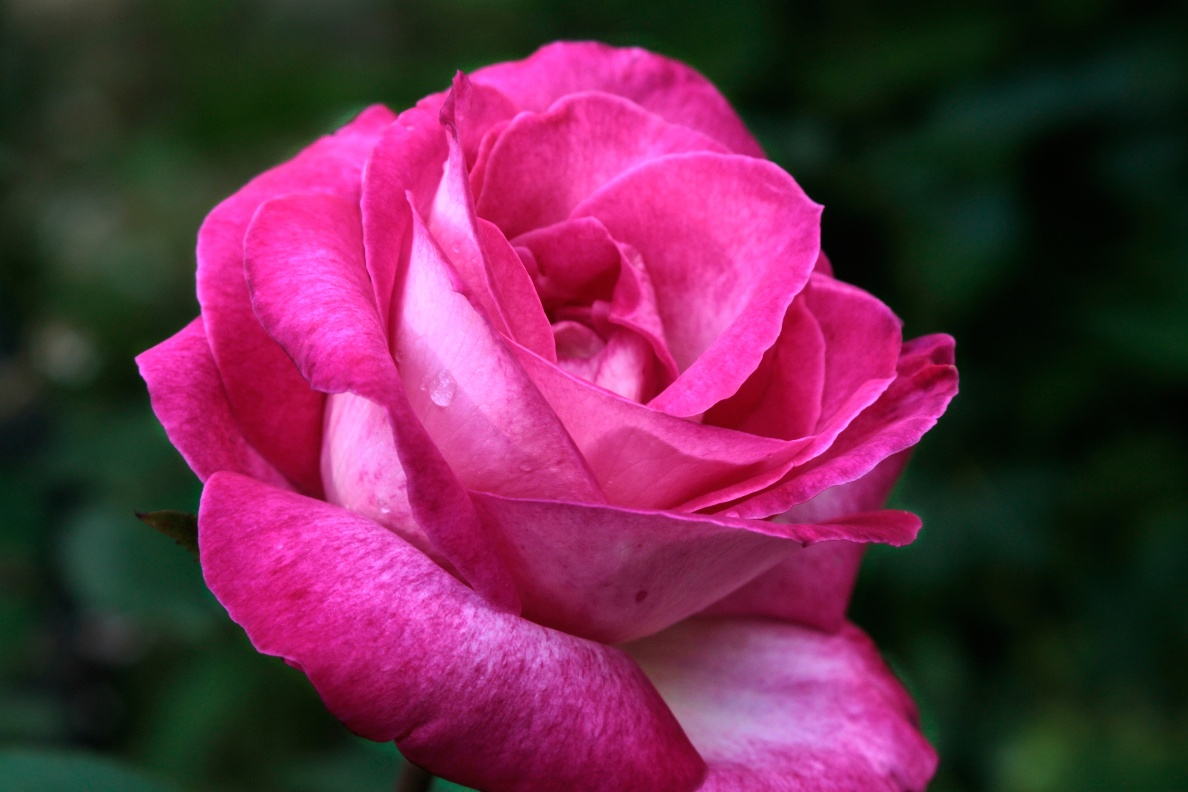
#> input picture CV_homework/rose.png, 1188 x 792 px
$ python homework0409.py
#> lines starting #> are read from the running program, lines starting #| are printed output that depends on the picture
import cv2 as cv
import numpy as np

# 1. 이미지 읽기
img = cv.imread('rose.png')
#> img is the input picture: shape (792, 1188, 3); mean B, G, R 74.2, 43.7, 103.8

# 2. 이미지 크기 50% 축소
resized = cv.resize(img, None, fx=0.5, fy=0.5, interpolation=cv.INTER_AREA)

# 3. 기하학 변환 (시계 방향 30도 회전)
(h, w) = resized.shape[:2]
#> h = 396; w = 594
center = (w // 2, h // 2)
#> center = (297, 198)

# 시계 방향은 -각도
M = cv.getRotationMatrix2D(center, -30, 1.0)
rotated = cv.warpAffine(resized, M, (w, h))
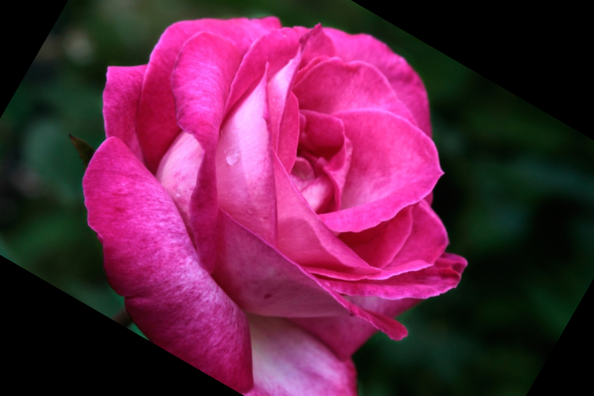
#> rotated: shape (396, 594, 3); mean B, G, R 67.8, 35.7, 96.8

# 4. 모폴로지 변환 (예: 침식 + 팽창)
kernel = np.ones((5, 5), np.uint8)

erosion = cv.erode(resized, kernel, iterations=1)
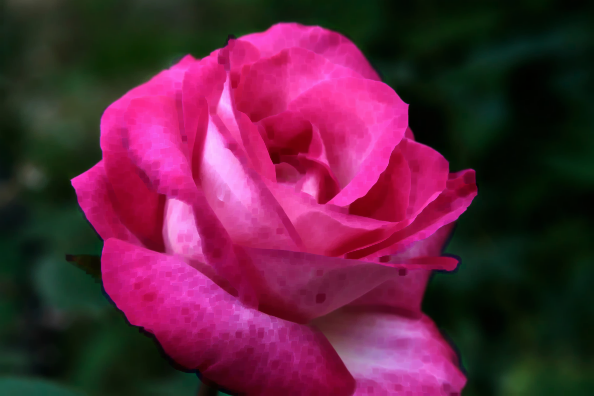
#> erosion: shape (396, 594, 3); mean B, G, R 62.7, 35.9, 94.1
dilation = cv.dilate(resized, kernel, iterations=1)
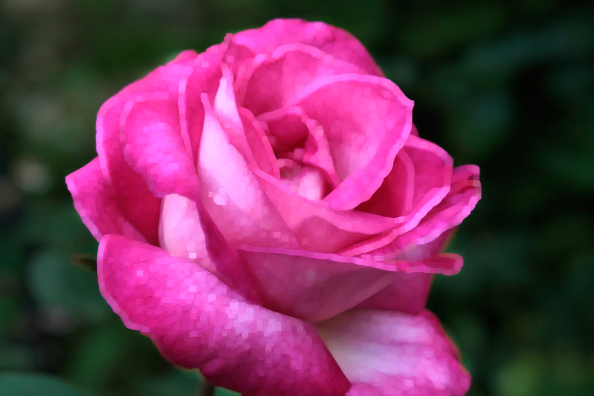
#> dilation: shape (396, 594, 3); mean B, G, R 86.8, 52.7, 113.6

# 5. 결과 출력
cv.imshow('Original', img)
cv.imshow('Resized (50%)', resized)
cv.imshow('Rotated (-30 deg)', rotated)
cv.imshow('Erosion', erosion)
cv.imshow('Dilation', dilation)

cv.waitKey(0)
cv.destroyAllWindows()
